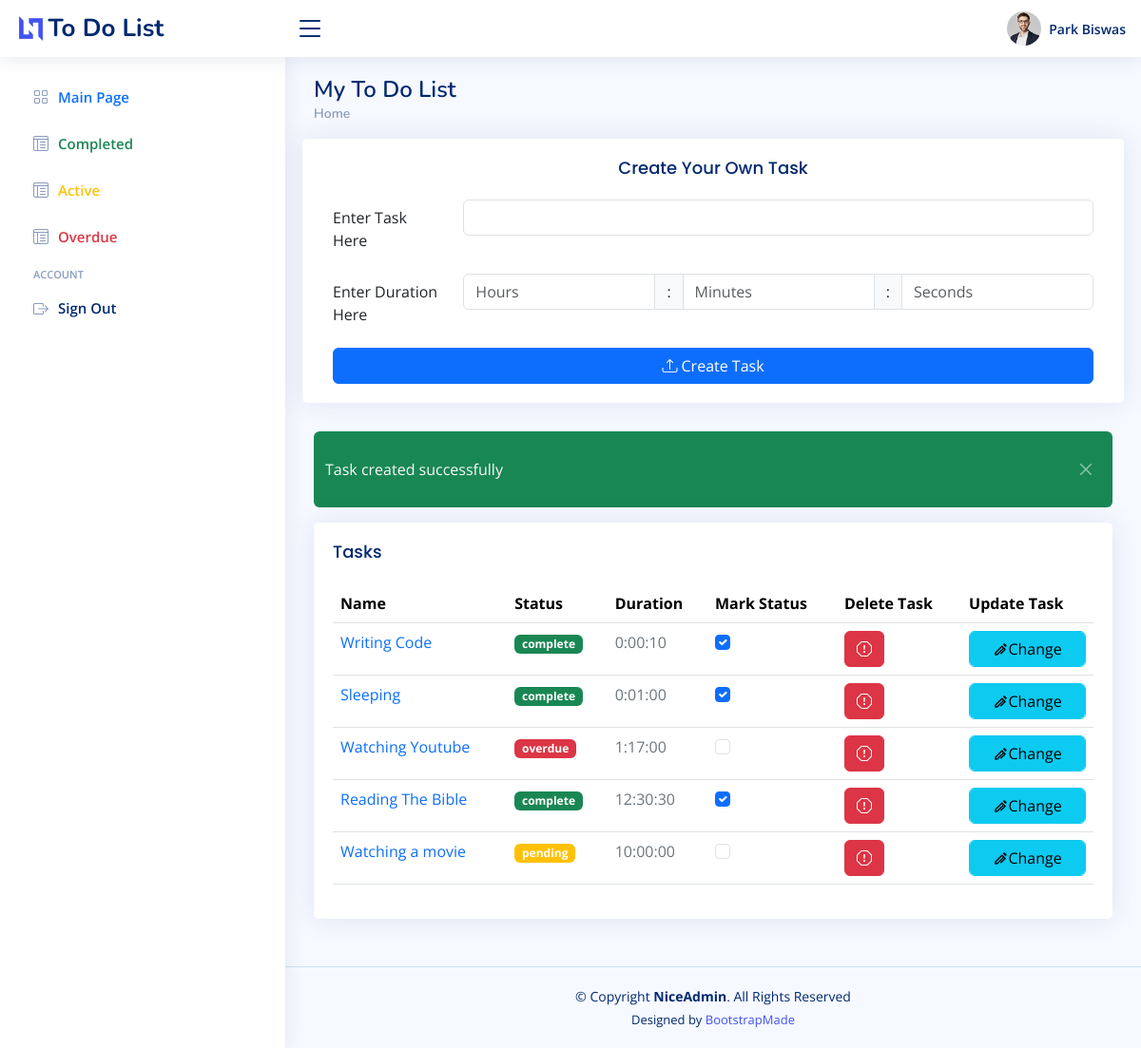
/todolist/ (signed in), run on the app's committed database.
### ToDoList/models.py (models this page shows, shortened)
class Task(models.Model):
    name = models.CharField(max_length=150)
    time = models.DurationField(null=True)
    status_choices = [
        ("pending","pending"),
        ("complete","complete"),
        ("overdue","overdue"),
    ]
    status = models.CharField(max_length=20,choices=status_choices,default="pending")
    user_id = models.ForeignKey(User, on_delete=models.CASCADE, default=None)
    updated_at = models.DateTimeField(default=timezone.now)
    def save(self, *args, set_updated_at = False, **kwargs):
        if set_updated_at:
            self.updated_at = timezone.now()
        super().save(*args, **kwargs)
    def is_overdue(self):
        current_time = timezone.now()
        end_time = self.updated_at + self.time
        return end_time <= current_time

### ToDoList/views.py (the view)
# urls.py: path("",views.index,name="index"),
def index(request):
    if 'user' not in request.session:
        return redirect(reverse('login'))
    config = {}
    user_data = get_user_data(request)
    config['user'] = f"{user_data.first_name} {user_data.last_name}"
    set_overdue(user_data)
    tasks = Task.objects.filter(user_id = user_data)
    config['tasks'] = tasks if tasks.count() > 0 else None
    config['create_status'] = request.session.pop('create_status',None)
    config['create_error'] = request.session.pop('create_error',None)
    config['delete_status'] = request.session.pop('delete_status',None)
    config['update_status_status'] = request.session.pop('update_status_status',None)
    config['update_name_status'] = request.session.pop('update_name_status',None)
    config['update_name_error'] = request.session.pop('update_name_error',None)
    return render(request,'index.html',config)

### ToDoList/utils.py (called while the page is built)
def get_user_data(request):
    return User.objects.get(id = get_auth_from_session(request))

def set_overdue(user_data):
    Task = apps.get_model('ToDoList', 'Task')
    tasks = Task.objects.filter(status__in=["pending","overdue"], user_id=user_data)
    for task in tasks:
        if task.is_overdue():
            task.status = "overdue"
            task.save(set_updated_at=False)
        else:
            task.status = "pending"
            task.save()

### authentication/utils.py (called while the page is built)
def get_auth_from_session(request):
    return request.session['user']

### ToDoList/templates/index.html (shortened to what this page needs)
{% load static %}
<!DOCTYPE html>
<html lang="en">
<head>
  <link href="{% static 'assets/vendor/bootstrap/css/bootstrap.min.css'%}" rel="stylesheet">
  <link href="{% static 'assets/vendor/bootstrap-icons/bootstrap-icons.css'%}" rel="stylesheet">
  <link href="{% static 'assets/vendor/boxicons/css/boxicons.min.css'%}" rel="stylesheet">
  <link href="{% static 'assets/vendor/quill/quill.snow.css'%}" rel="stylesheet">
  <link href="{% static 'assets/vendor/quill/quill.bubble.css'%}" rel="stylesheet">
  <link href="{% static 'assets/vendor/remixicon/remixicon.css'%}" rel="stylesheet">
  <link href="{% static 'assets/vendor/simple-datatables/style.css'%}" rel="stylesheet">
  <link href="{% static 'assets/css/style.css'%}" rel="stylesheet">
</head>
<body>
  <header id="header" class="header fixed-top d-flex align-items-center">
    <div class="d-flex align-items-center justify-content-between">
      <a href="index.html" class="logo d-flex align-items-center">
        <img src="assets/img/logo.png" alt="">
        <span class="d-none d-lg-block">To Do List</span>
      </a>
      <i class="bi bi-list toggle-sidebar-btn"></i>
    </div>
    <nav class="header-nav ms-auto">
        <ul class="d-flex align-items-center">
            <li class="nav-item dropdown pe-3">
                <a class="nav-link nav-profile d-flex align-items-center pe-0" href="#" data-bs-toggle="dropdown">
                <img src="{% static 'assets/img/profile-img.jpg'%}" alt="Profile" class="rounded-circle">
                <span class="d-none d-md-block ps-2">{{user}}</span>
                </a>
            </li>
        </ul>
    </nav>
  </header>
  <aside id="sidebar" class="sidebar">
    <ul class="sidebar-nav" id="sidebar-nav">
      <li class="nav-item">
        <a class="nav-link collapsed" href="{% url 'index' %}">
          <i class="bi bi-grid"></i>
          <span class="text-primary">Main Page</span>
        </a>
      </li>
      <li class="nav-item">
        <a class="nav-link collapsed" href="{% url 'display' display_type='complete' %}">
            <i class="bi bi-layout-text-window-reverse"></i><span>
            <span class="text-success">Completed</span>
        </a>
      </li>
      <li class="nav-item">
        <a class="nav-link collapsed" href="{% url 'display' display_type='pending' %}">
            <i class="bi bi-layout-text-window-reverse"></i><span>
            <span class="text-warning">Active</span>
        </a>
      </li>
      <li class="nav-item">
        <a class="nav-link collapsed" href="{% url 'display' display_type='overdue' %}">
            <i class="bi bi-layout-text-window-reverse"></i><span>
            <span class="text-danger">Overdue</span>
        </a>
      </li>
      <li class="nav-heading">Account</li>
      <li class="nav-item">
        <a class="nav-link collapsed" href="{% url 'logout' %}" data-bs-toggle="modal" data-bs-target="#signout">
            <i class="bi bi-box-arrow-right"></i><span>
            <span>Sign Out</span>
        </a>
      </li>
    </ul>
  </aside>
  {% block content %}
  <main id="main" class="main">
    <div class="pagetitle">
      <h1>My To Do List</h1>
      <nav>
        <ol class="breadcrumb">
          <li class="breadcrumb-item"><a href="{% url 'index' %}">Home</a></li>
        </ol>
      </nav>
    </div>
    <section class="section">
      <div class="row">
          <div class="card">
            <div class="card-body">
              <h5 class="text-center card-title">Create Your Own Task</h5>
              <form method="POST" action="{% url "create" %}">
                <div class="row mb-3">
                  <label for="inputTask" class="col-sm-2 col-form-label">Enter Task Here</label>
                  <div class="col-sm-10">
                    <input type="text" name="name" class="form-control" id="inputTask">
                  </div>
                </div>
                <div class="row mb-3">
                  <label for="inputTime" class="col-sm-2 col-form-label">Enter Duration Here</label>
                  <div class="col-sm-10">
                    <div class="input-group">
                      <input class="form-control" id="inputTime" name="hours" type="number" placeholder="Hours">
                      <span class="input-group-text">:</span>
                      <input class="form-control" id="inputTime" name="minutes" type="number" placeholder="Minutes">
                      <span class="input-group-text">:</span>
                      <input class="form-control" id="inputTime" name="seconds" type="number" placeholder="Seconds">
                    </div>
                  </div>
                </div>
                <div class="d-grid gap-2 mt-3">
                  <button type="submit" class="btn btn-primary">
                    <i class="bi bi-upload"></i> Create Task
                  </button>
                </div>
              </form>
            </div>
        </div>
      </div>
    </section>
    {% if create_status or delete_status or update_status_status or update_name_status %}
      <div class = "alert alert-success bg-success text-light border-0 alert-dismissable fade show" role="alert" style="padding-left: 1.5rem;">
        <div class="row align-items-center">
          {% if create_status %}
            {{create_status}}
          {% elif update_status_status %}
            {{update_status_status}}
          {% elif update_name_status %}
            {{update_name_status}}
          {% else %}
            {{delete_status}}
          {% endif %}
          <button class="btn-close btn-close-white align-self-center" type="button" data-bs-dismiss="alert" aria-label="Close" style="margin-left: auto; font-size: 2rem;"></button>
        </div>
      </div>
    {% endif %}
    <section class="section">
      <div class="row">
      <div class="col-12">
        <div class="card recent-sales overflow-auto">
          <div class="card-body">
            <h5 class="card-title">Tasks</h5>
            <table class="table table-hover datatable searchable">
              <thead>
                <tr>
                  <th>Name</th>
                  <th>Status</th>
                  <th>Duration</th>
                  <th>Mark Status</th>
                  <th>Delete Task</th>
                  <th>Update Task</th>
                </tr>
              </thead>
              <tbody>
                {% for task in tasks %}
                <tr>
                  <td><div class="text-primary">{{task.name}}</div></td>
                  <td><span class="badge {% if task.status == 'complete' %}bg-success{% elif task.status == "pending" %}bg-warning{% else %}bg-danger{% endif %}">{{task.status}}</span></td>
                  <td class="text-secondary">{{task.time}}</td>
                  <td>
                    <form action="{% url "status" task.id %}" method="post">
                      <input type="checkbox" class = "form-check-input" name="status" {% if task.status == "complete" %}checked{% endif %} onchange= "this.form.submit()">
                    </form>
                  </td>
                  <td>
                    <form action="{% url "delete" task.id %}" method="post">
                      <button class = "btn btn-danger" type="submit" data-bs-toggle="tooltip" data-bs-placement="top" data-bs-original-title="Delete">
                        <i class="bi bi-exclamation-octagon"></i>
                      </button>
                    </form>
                  </td>
                  <td>
                  <form method="GET" action={% url "name" task.id %}>
                      <button class="btn btn-info form-control" action = "{% url "name" task.id %}" type = "submit">
                      <i class="ri-ball-pen-line"></i>Change
                      </button>
                  </form>
                  </td>
                </tr>
                {% endfor %}
              </tbody>
            </table>
          </div>
          </div>
        </div>
      </div>
    </section>
  {% endblock %}
  </main>
  <footer id="footer" class="footer">
    <div class="copyright">
      &copy; Copyright <strong><span>NiceAdmin</span></strong>. All Rights Reserved
    </div>
    <div class="credits">
      Designed by <a href="https://bootstrapmade.com/">BootstrapMade</a>
    </div>
  </footer>
</body>
</html>

### static/assets/css/style.css (style rules this page uses)
:root { scroll-behavior: smooth; }
body { font-family: "Open Sans", sans-serif; background: #f6f9ff; color: #444444; }
a { color: #4154f1; text-decoration: none; }
h1, h2, h3, h4, h5, h6 { font-family: "Nunito", sans-serif; }
#main { margin-top: 60px; padding: 20px 30px; transition: all 0.3s; }
.pagetitle { margin-bottom: 10px; }
.pagetitle h1 { font-size: 24px; margin-bottom: 0; font-weight: 600; color: #012970; }
.card { margin-bottom: 30px; border: none; border-radius: 5px; box-shadow: 0px 0 30px rgba(1, 41, 112, 0.1); }
.card-title { padding: 20px 0 15px 0; font-size: 18px; font-weight: 500; color: #012970; font-family: "Poppins", sans-serif; }
.card-body { padding: 0 20px 20px 20px; }
.btn-close { background-size: 25%; }
.breadcrumb { font-size: 14px; font-family: "Nunito", sans-serif; color: #899bbd; font-weight: 600; }
.breadcrumb a { color: #899bbd; transition: 0.3s; }
.breadcrumb .breadcrumb-item::before { color: #899bbd; }
.logo { line-height: 1; }
@media (min-width: 1200px) { .logo { width: 280px; } }
.logo img { max-height: 26px; margin-right: 6px; }
.logo span { font-size: 26px; font-weight: 700; color: #012970; font-family: "Nunito", sans-serif; }
.header { transition: all 0.5s; z-index: 997; height: 60px; box-shadow: 0px 2px 20px rgba(1, 41, 112, 0.1); background-color: #fff; padding-left: 20px; }
.header .toggle-sidebar-btn { font-size: 32px; padding-left: 10px; cursor: pointer; color: #012970; }
.header-nav ul { list-style: none; }
.header-nav>ul { margin: 0; padding: 0; }
.header-nav .nav-profile { color: #012970; }
.header-nav .nav-profile img { max-height: 36px; }
.header-nav .nav-profile span { font-size: 14px; font-weight: 600; }
.sidebar { position: fixed; top: 60px; left: 0; bottom: 0; width: 300px; z-index: 996; transition: all 0.3s; padding: 20px; overflow-y: auto; scrollbar-width: thin; scrollbar-color: #aab7cf transparent; box-shadow: 0px 0px 20px rgba(1, 41, 112, 0.1); background-color: #fff; }
@media (min-width: 1200px) { #main, #footer { margin-left: 300px; } }
.sidebar-nav { padding: 0; margin: 0; list-style: none; }
.sidebar-nav li { padding: 0; margin: 0; list-style: none; }
.sidebar-nav .nav-item { margin-bottom: 5px; }
.sidebar-nav .nav-heading { font-size: 11px; text-transform: uppercase; color: #899bbd; font-weight: 600; margin: 10px 0 5px 15px; }
.sidebar-nav .nav-link { display: flex; align-items: center; font-size: 15px; font-weight: 600; color: #4154f1; transition: 0.3; background: #f6f9ff; padding: 10px 15px; border-radius: 4px; }
.sidebar-nav .nav-link i { font-size: 16px; margin-right: 10px; color: #4154f1; }
.sidebar-nav .nav-link.collapsed { color: #012970; background: #fff; }
.sidebar-nav .nav-link.collapsed i { color: #899bbd; }
.footer { padding: 20px 0; font-size: 14px; transition: all 0.3s; border-top: 1px solid #cddfff; }
.footer .copyright { text-align: center; color: #012970; }
.footer .credits { padding-top: 5px; text-align: center; font-size: 13px; color: #012970; }

### data on the page
Task: name "Writing Code", status "complete", time "0:00:10", status "☑"
Task: name "Sleeping", status "complete", time "0:01:00", status "☑"
Task: name "Watching Youtube", status "overdue", time "1:17:00"
Task: name "Reading The Bible", status "complete", time "12:30:30", status "☑"
Task: name "Watching a movie", status "pending", time "10:00:00"

### other printed values
{{ user }} "Park Biswas"
{{ create_status }} "Task created successfully"
